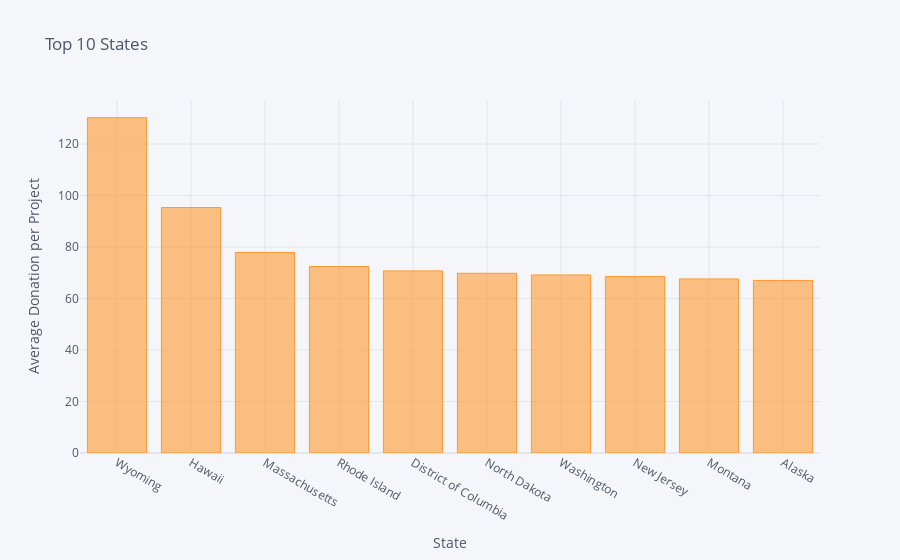

Write notebook code for a chart like this one.
### Code cell
# Group and sort data for visualization
df_states = df_3.groupby('School State')['Donation Amount'].mean().sort_values(ascending=False).head(10)
df_states.iplot(kind='bar' , xTitle='US State' , yTitle='Average Donation per Project' 
         , title='Top 10 States' , color='orange' )

### Figure 1 — Plotly figure (JSON) as saved in the notebook; plotly's stock layout.template omitted (floating-point values rounded to 4 significant figures)
{"data": [{"marker": {"color": "rgba(255, 153, 51, 0.6)", "line": {"color": "rgba(255, 153, 51, 1.0)", "width": 1}}, "name": "Donation Amount", "orientation": "v", "text": "", "type": "bar", "x": ["Wyoming", "Hawaii", "Massachusetts", "Rhode Island", "District of Columbia", "North Dakota", "Washington", "New Jersey", "Montana", "Alaska"], "y": [130.2, 95.34, 77.89, 72.44, 70.73, 69.79, 69.15, 68.54, 67.59, 67.0]}], "layout": {"autosize": true, "legend": {"bgcolor": "#F5F6F9", "font": {"color": "#4D5663"}}, "paper_bgcolor": "#F5F6F9", "plot_bgcolor": "#F5F6F9", "title": {"font": {"color": "#4D5663"}, "text": "Top 10 States"}, "xaxis": {"autorange": true, "gridcolor": "#E1E5ED", "range": [-0.5, 9.5], "showgrid": true, "tickfont": {"color": "#4D5663"}, "title": {"font": {"color": "#4D5663"}, "text": "State"}, "type": "category", "zerolinecolor": "#E1E5ED"}, "yaxis": {"autorange": true, "gridcolor": "#E1E5ED", "range": [0, 137.1], "showgrid": true, "tickfont": {"color": "#4D5663"}, "title": {"font": {"color": "#4D5663"}, "text": "Average Donation per Project"}, "type": "linear", "zerolinecolor": "#E1E5ED"}}}
